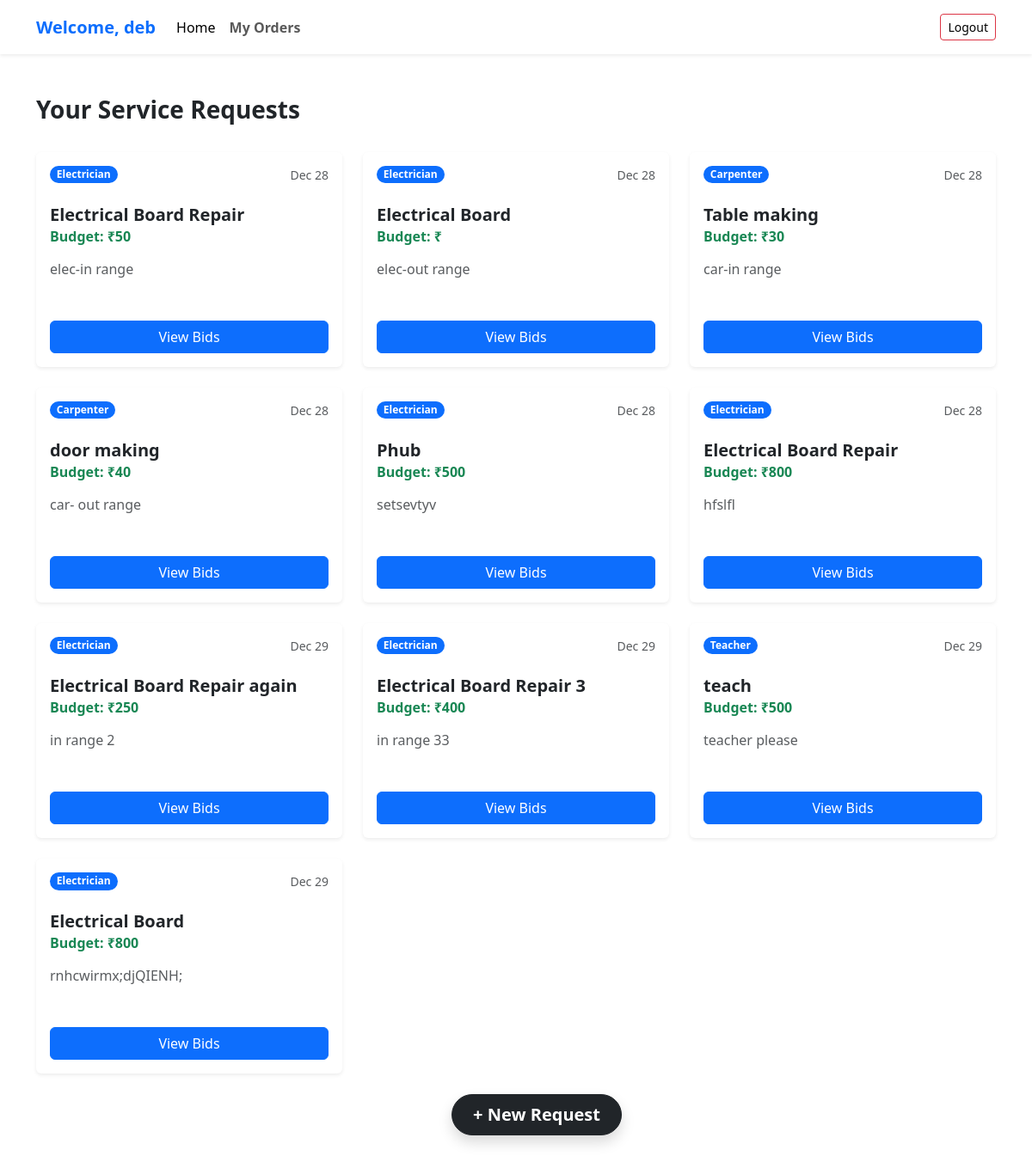
Page /consumer_dashboard (signed in) on the earlier database version.
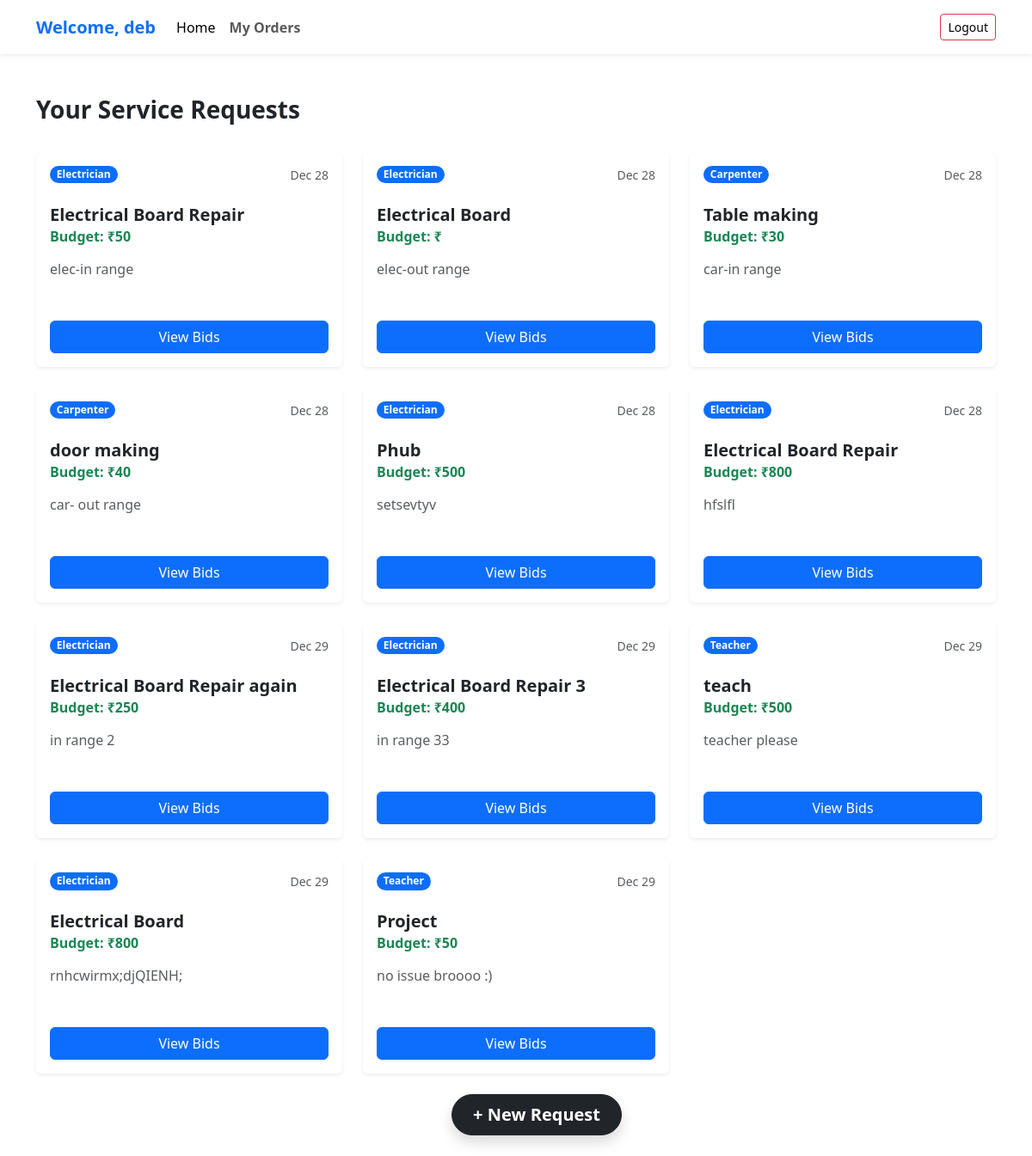
Same page on the later database version.
### app.py (models this page shows)
class users(db.Model):
    id = db.Column(db.Integer, primary_key=True)
    email = db.Column(db.String(120), unique=True, nullable=False, index=True)
    password_hash = db.Column(db.String(255), nullable=False)
    full_name = db.Column(db.String(120), nullable=False)
    latitude = db.Column(db.Float, nullable=False)
    longitude = db.Column(db.Float, nullable=False)
    radius_km = db.Column(db.Float, default=5.0)  # optional usage
    is_provider = db.Column(db.Boolean, default=False)
    is_consumer = db.Column(db.Boolean, default=False)
    user_skill=db.Column(db.String(20), nullable=True)
    created_at = db.Column(db.DateTime, default=db.func.current_timestamp())

class service_request(db.Model):
    id=db.Column(db.Integer, primary_key=True)
    consumer_id=db.Column(db.Integer, nullable=False)
    con_latitude = db.Column(db.Float, nullable=False)
    con_longitude = db.Column(db.Float, nullable=False)
    service_title=db.Column(db.String(200), nullable=False)
    service_type=db.Column(db.String(50), nullable=False)
    budget=db.Column(db.Integer, nullable=False)
    desc=db.Column(db.String(500), nullable=False)
    is_active=db.Column(db.Boolean, default=True)
    is_inprogress=db.Column(db.Boolean, default=False)
    assigned_provider_id=db.Column(db.Integer, nullable=True)
    created_at=db.Column(db.DateTime, default=db.func.current_timestamp())

### app.py (the view)
@app.route('/consumer_dashboard')
def consumer_dashboard():
    if 'user_id' not in session:
        return redirect(url_for('login'))
    id=session['user_id']
    print(id)
    current_user_object = users.query.get(id)
    ser_req=service_request.query.filter_by(consumer_id=id).all()
    print("count: ",len(ser_req),ser_req)
    return render_template('consumer/consumer_dashboard.html',user=current_user_object,requests=ser_req)

### templates/consumer/consumer_dashboard.html (shortened to what this page needs)
{% extends 'base.html' %}
{% block body %}
<nav class="navbar navbar-expand-lg navbar-light bg-white shadow-sm sticky-top">
  <div class="container">
    <a class="navbar-brand fw-bold text-primary" href="#">
       Welcome, {{user.full_name}}
    </a>
    <div class="collapse navbar-collapse" id="navbarText">
      <ul class="navbar-nav me-auto mb-2 mb-lg-0">
        <li class="nav-item">
          <a class="nav-link active" aria-current="page" href="#">Home</a>
        </li>
        <li class="nav-item">
          <a class="nav-link fw-bold" href="{{ url_for('my_orders') }}">My Orders</a>
        </li>
      </ul>
      <span class="navbar-text">
        <a href="{{url_for('logout')}}" class="btn btn-outline-danger btn-sm">Logout</a>
      </span>
    </div>
  </div>
</nav>
<div class="container py-5">
  <div class="d-flex justify-content-between align-items-center mb-4">
    <h3 class="fw-bold text-dark">Your Service Requests</h3>
    </div>
  <div class="row row-cols-1 row-cols-md-2 row-cols-lg-3 g-4 pb-5">
    {% for request in requests %}
    <div class="col">
      <div class="card h-100 shadow-sm border-0 transition-hover">
        <div class="card-header bg-transparent border-0 pt-3">
          <div class="d-flex justify-content-between align-items-start">
            <span class="badge bg-primary rounded-pill">{{ request.service_type }}</span>
            <span class="text-muted small">{{ request.created_at.strftime('%b %d') }}</span>
          </div>
        </div>
        <div class="card-body">
          <h5 class="card-title fw-bold text-dark">{{ request.service_title }}</h5> <h6 class="card-subtitle mb-3 text-success fw-bold">Budget: ₹{{ request.budget }}</h6>
          <p class="card-text text-muted text-truncate-3" style="min-height: 3rem;">
            {{ request.desc }}
          </p>
        </div>
        <div class="card-footer bg-transparent border-top-0 pb-3">
          <div class="d-grid gap-2">
            <a href="{{url_for('view_bids', req_id=request.id)}}" class="btn btn-primary">
              View Bids
            </a>
            </div>
        </div>
      </div>
    </div>
    {% endfor %}
  </div>
</div>
<a href="{{url_for('add_service_request')}}"
   class="btn btn-lg btn-dark rounded-pill position-fixed bottom-0 start-50 translate-middle-x m-4 shadow z-3 px-4 fw-bold">
  <span class="fs-5">+</span> New Request
</a>
{% endblock body %}

### templates/base.html (shortened to what this page needs)
<!DOCTYPE html>
<html lang="en">
<head>
    <link href="https://cdn.jsdelivr.net/npm/bootstrap@5.3.7/dist/css/bootstrap.min.css" rel="stylesheet"
>
    <link rel="stylesheet" href="https://unpkg.com/leaflet@1.9.4/dist/leaflet.css" />
</head>
<body>
    {% block body %}
    {% endblock body %}
</body>
</html>

Differences in the rows shown:
added service_request: service_type "Teacher", created_at "Dec 29", service_title "Project", budget "50", desc "no issue broooo :)"
